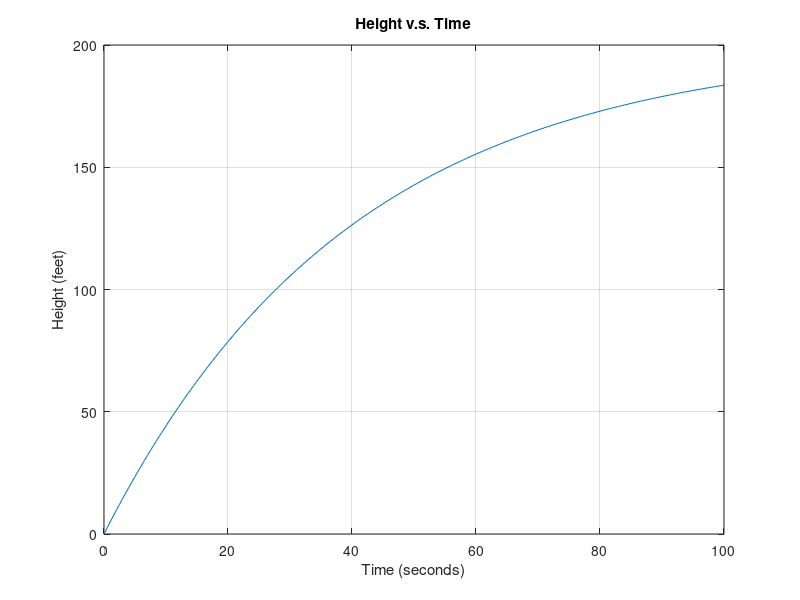

Write MATLAB code to recreate this figure.
%ENGR 151 LAB4 PART1

clc
clear

disp('ENGR 151 LAB4 PART1')
disp('Emilio Lopez')
disp('')

t=NaN(1,201);
h=NaN(1,201);

%201 loops

for i=1:201
  t(i)=0.5*i-0.5;
  h(i)=200-200*exp(-t(i)/40);
end

figure(1)
plot(t,h)
title('Height v.s. Time')
xlabel('Time (seconds)')
ylabel('Height (feet)')
grid on